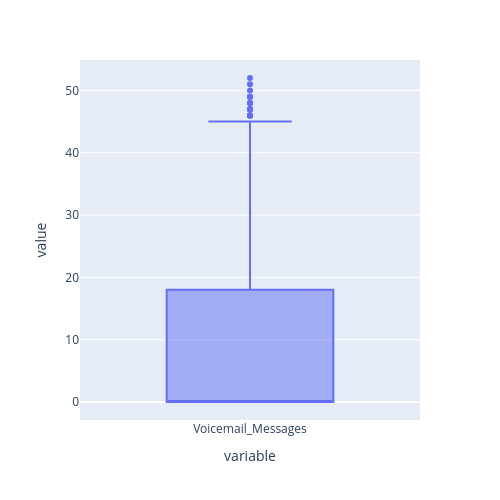

The notebook cell this image was saved under:
### Code cell
px.box(train_df['Voicemail_Messages'],
      width = 500,height=500)

### Figure 1 — Plotly figure (JSON) as saved in the notebook; plotly's stock layout.template omitted (floating-point values rounded to 4 significant figures; data arrays with more than 128 entries replaced by an {"elided": "..."} marker saying what was removed)
{"data": [{"alignmentgroup": "True", "hovertemplate": "variable=%{x}<br>value=%{y}<extra></extra>", "legendgroup": "", "marker": {"color": "#636efa"}, "name": "", "notched": false, "offsetgroup": "", "orientation": "v", "showlegend": false, "type": "box", "x": {"elided": "4150 str values"}, "x0": " ", "xaxis": "x", "y": {"elided": "4150 float values"}, "y0": " ", "yaxis": "y"}], "layout": {"boxmode": "group", "height": 500, "legend": {"tracegroupgap": 0}, "margin": {"t": 60}, "width": 500, "xaxis": {"anchor": "y", "domain": [0, 1], "title": {"text": "variable"}}, "yaxis": {"anchor": "x", "domain": [0, 1], "title": {"text": "value"}}}}
